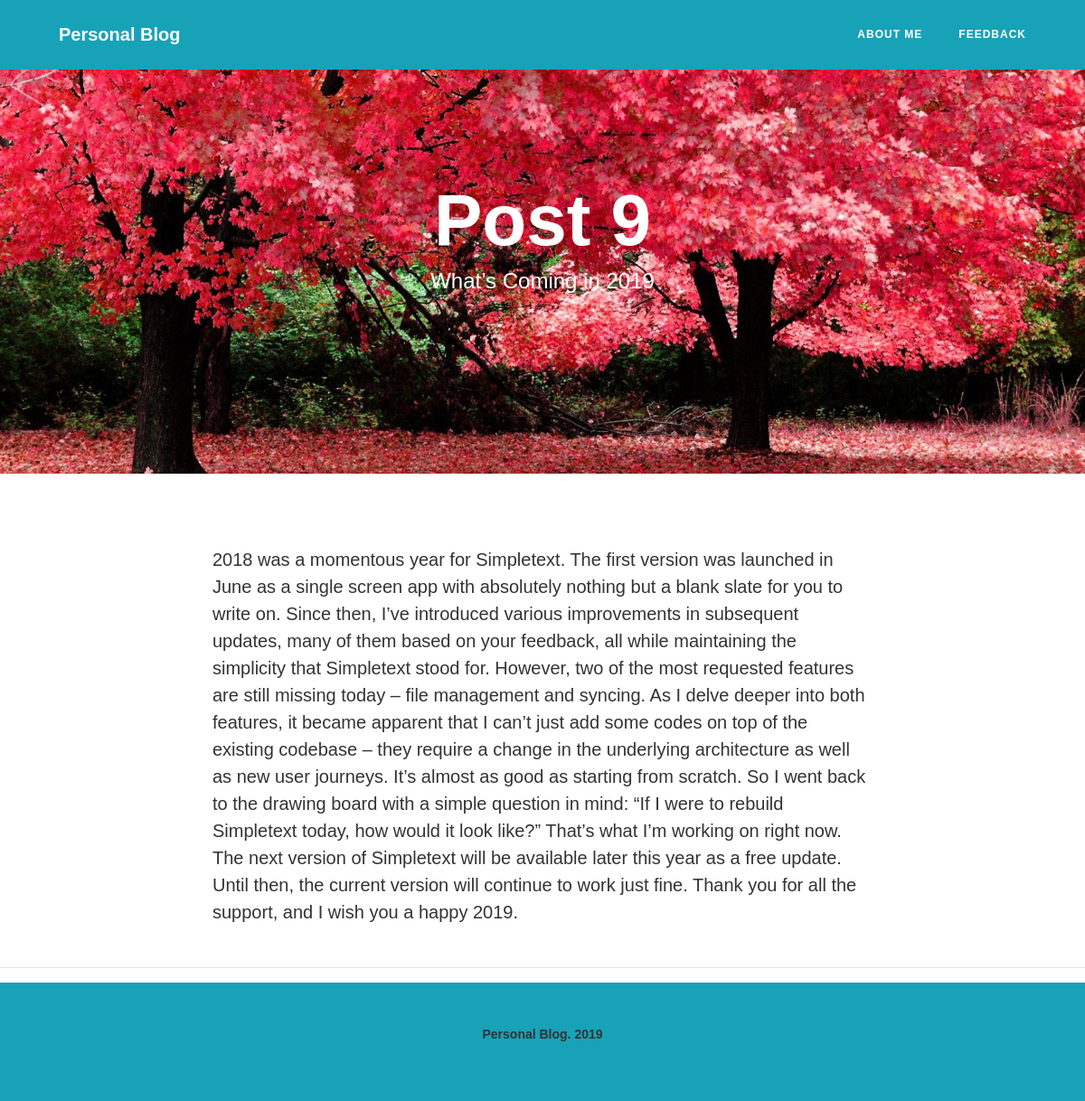
Page /post/9 on the committed database.
### tables this page shows
CREATE TABLE `posts` (
  `id` int(11) NOT NULL,
  `name` text NOT NULL,
  `description` text NOT NULL,
  `text` text NOT NULL
);

### app/controllers/Main.php (called while the page is built, shortened)
<?php
class Main extends Controller
{
	public function postAction()
    {
		$adminModel = new Admin;
		$vars = [
			'data' => $adminModel->postData($this->route['id'])[0],
		];
		$this->view->render('Пост', $vars);
	}
}

### index.php (called while the page is built, shortened)
<?php
spl_autoload_register(function($class) {
    $path = str_replace('\\', '/', $class.'.php');
});
$router = new Router;
$router->run();

### app/lib/Query.php (called while the page is built, shortened)
<?php
class Query
{
	protected $db;
	public function __construct()
    {
		$this->db = DataBaseConnect::getConnect();
	}
	public function query($sql, $params = [])
    {
		$stmt = $this->db->prepare($sql);
		if (!empty($params)) {
			foreach ($params as $key => $val)
			{
				if (is_int($val)) {
					$type = PDO::PARAM_INT;
				} else {
					$type = PDO::PARAM_STR;
				}
				$stmt->bindValue(':'.$key, $val, $type);
			}
		}
		$stmt->execute();
		return $stmt;
	}
	public function row($sql, $params = [])
    {
		$result = $this->query($sql, $params);
		return $result->fetchAll(PDO::FETCH_ASSOC);
	}
}

### app/lib/DataBaseConnect.php (called while the page is built, shortened)
<?php
final class DataBaseConnect
{
    private static $config;
    private static $connect;
    public static function getConnect()
    {
        if (self::$connect === null) {
            self::$config = require 'app/config/db.php';
            self::$connect = new PDO('mysql:host='. self::$config['host'].';dbname='.self::$config['dbname'].'', self::$config['user'], self::$config['password']);
        }
        return self::$connect;
    }
}

### app/models/Admin.php (called while the page is built, shortened)
<?php
class Admin extends Model
{
	public function postData($id)
    {
		$params = [
			'id' => $id,
		];
		return $this->db->row('SELECT * FROM posts WHERE id = :id', $params);
	}
}

### app/core/Controller.php (called while the page is built, shortened)
<?php
abstract class Controller
{
	public function __construct($route)
    {
		$this->route = $route;
	}
}

### app/core/Model.php (called while the page is built, shortened)
<?php
abstract class Model
{
	public function __construct()
    {
		$this->db = new Query;
	}
}

### app/views/main/post.php (the view)
<header class="masthead" style="background-image: url('/blog/materials/<?php echo $data['id']; ?>.jpg')">
    <div class="container">
        <div class="row">
            <div class="col-lg-8 col-md-10 mx-auto">
                <div class="page-heading">
                    <h1><?php echo htmlspecialchars($data['name'], ENT_QUOTES); ?></h1>
                    <span class="subheading"><?php echo htmlspecialchars($data['description'], ENT_QUOTES); ?></span>
                </div>
            </div>
        </div>
    </div>
</header>
<div class="container">
    <div class="row">
        <div class="col-lg-8 col-md-10 mx-auto">
            <p><?php echo htmlspecialchars($data['text'], ENT_QUOTES); ?></p>
        </div>
    </div>
</div>

### styles/main.css (style rules this page uses)
body { font-size:20px;color:#333;font-family:Arial,serif }
p { line-height:1.5;margin:30px 0 }
h1,h2,h3,h4,h5,h6 { font-weight:800;font-family:Arial,sans-serif }
body { -webkit-tap-highlight-color:#0085a1 }
header.masthead { margin-bottom:50px;background:no-repeat center center;background-color:#777;background-attachment:scroll;-webkit-background-size:cover;-moz-background-size:cover;-o-background-size:cover;background-size:cover }
header.masthead .page-heading,header.masthead .post-heading,header.masthead .site-heading { padding:200px 0 150px;color:#fff }
@media only screen and (min-width:768px) { header.masthead .page-heading,header.masthead .post-heading,header.masthead .site-heading { padding:200px 0 } }
header.masthead .page-heading,header.masthead .site-heading { text-align:center }
header.masthead .page-heading h1,header.masthead .site-heading h1 { font-size:50px;margin-top:0 }
header.masthead .page-heading .subheading,header.masthead .site-heading .subheading { font-size:24px;font-weight:300;line-height:1.1;display:block;margin:10px 0 0;font-family:Arial,sans-serif }
@media only screen and (min-width:768px) { header.masthead .page-heading h1,header.masthead .site-heading h1 { font-size:80px } }

### rows in the picture
posts: name "Post 9", description "What’s Coming in 2019", text "2018 was a momentous year for Simpletext. The first version was launched in June as a single screen app with absolutely nothing but a blank slate for you to write on. Since then, I’ve introduced various improvements in subsequent updates, many of them based on your feedback, all while maintaining the simplicity that Simpletext stood for. However, two of the most requested features are still missing today – file management and syncing. As I delve deeper into both features, it became apparent that I can’t just add some codes on top of the existing codebase – they require a change in the underlying architecture as well as new user journeys. It’s almost as good as starting from scratch. So I…"
